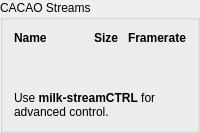
      <widget class="QGroupBox" name="stream_groupbox">
       <property name="title">
        <string>CACAO Streams</string>
       </property>
       <layout class="QVBoxLayout" name="verticalLayout_7">
        <item>
         <layout class="QGridLayout" name="stream_layout" columnstretch="0,0,0,0">
          <item row="0" column="2" alignment="Qt::AlignHCenter">
           <widget class="QLabel" name="stream_size_label">
            <property name="font">
             <font>
              <bold>true</bold>
             </font>
            </property>
            <property name="text">
             <string>Size</string>
            </property>
           </widget>
          </item>
          <item row="0" column="0">
           <widget class="QLabel" name="shm_name_label">
            <property name="font">
             <font>
              <bold>true</bold>
             </font>
            </property>
            <property name="text">
             <string>Name</string>
            </property>
           </widget>
          </item>
          <item row="0" column="3" alignment="Qt::AlignHCenter">
           <widget class="QLabel" name="stream_framerate_label">
            <property name="font">
             <font>
              <bold>true</bold>
             </font>
            </property>
            <property name="text">
             <string>Framerate</string>
            </property>
           </widget>
          </item>
          <item row="0" column="1">
           <widget class="QLabel" name="stream_exists_label">
            <property name="sizePolicy">
             <sizepolicy hsizetype="Ignored" vsizetype="Preferred">
              <horstretch>0</horstretch>
              <verstretch>0</verstretch>
             </sizepolicy>
            </property>
            <property name="font">
             <font>
              <bold>true</bold>
             </font>
            </property>
            <property name="text">
             <string/>
            </property>
           </widget>
          </item>
         </layout>
        </item>
        <item>
         <spacer name="verticalSpacer_10">
          <property name="orientation">
           <enum>Qt::Vertical</enum>
          </property>
          <property name="sizeHint" stdset="0">
           <size>
            <width>20</width>
            <height>40</height>
           </size>
          </property>
         </spacer>
        </item>
        <item>
         <widget class="QLabel" name="milk_streamCTRL_label">
          <property name="text">
           <string>Use &lt;span style=&quot;font-weight: bold;&quot;&gt;milk-streamCTRL&lt;/span&gt; for advanced control.</string>
          </property>
          <property name="wordWrap">
           <bool>true</bool>
          </property>
         </widget>
        </item>
       </layout>
      </widget>
